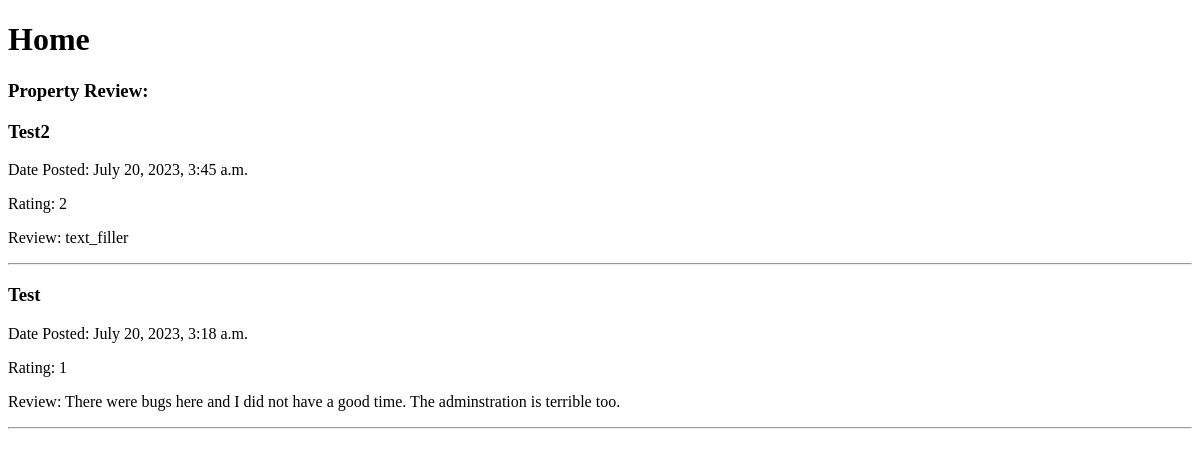
The app's page /, older data.
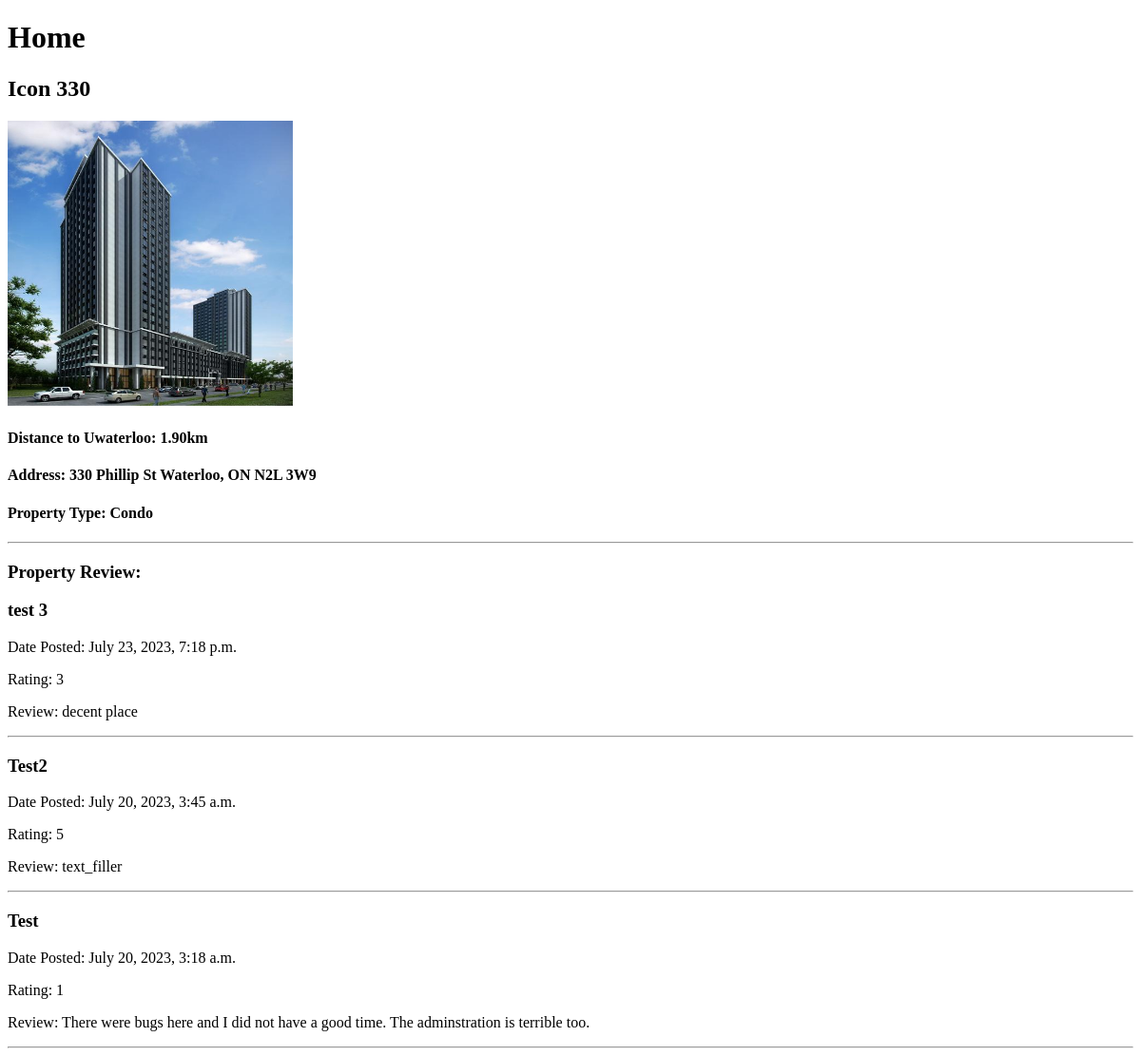
The same page, newer data.
### newapp/models.py (models this page shows)
class Review(models.Model):
    name = models.CharField(max_length=200)
    rating = models.IntegerField(default=1)
    pub_date = models.DateTimeField('date posted')
    text = models.CharField(max_length=200, default= 'text_filler')
    property = models.ForeignKey(Properties, on_delete=models.CASCADE, null=True, default=None)

class Properties(models.Model):
    name = models.CharField(max_length=200)
    picture = models.ImageField(upload_to='property_images/')
    address = models.CharField(max_length=200, default= 'address_filler')
    hchoices = (
    ('a', 'Condo'),
    ('b', 'House'),
    )
    type = models.CharField(max_length=1, choices=hchoices, default= 'a')
    distance = models.DecimalField(decimal_places= 2, max_digits= 5, default=1.00)

### newapp/views.py (the view)
# urls.py: 2. Add a URL to urlpatterns:  path('', views.home, name='home')
def home(request):
    latest_reviews = Review.objects.order_by('-pub_date')
    try:
        property = Properties.objects.first()
    except Properties.DoesNotExist:
        property = None
    return render(request, 'home.html', {'latest_reviews': latest_reviews, 'property': property})
    review = Review.objects.all()
    output = "<br>".join([each_review.review_text for each_review in review])
    return HttpResponse(output)

### newapp/templates/home.html (shortened to what this page needs)
<!DOCTYPE html>
<html>
<head>
</head>
<body>
    <h1>Home</h1>
    {% if property %}
        <h2>{{ property.name }}</h2>
        <img src="{{ property.picture.url }}" alt="{{ property.name }} Image" width="300" height="300">
        <h4>Distance to Uwaterloo: {{ property.distance }}km</h4>
        <h4>Address: {{ property.address }}</h4>
        <h4>Property Type: {{ property.get_type_display }}</h4>
        <hr>
        {% endif %}
    <h3>Property Review:</h3>
    {% for review in latest_reviews %}
        <h3>{{ review.name }}</h3>
        <p>Date Posted: {{ review.pub_date }}</p>
        <p>Rating: {{ review.rating }}</p>
        <p>Review: {{ review.text }}</p>
        <hr>
    {% endfor %}
</body>
</html>

Row changes from the older to the newer data that the page shows:
added Properties: name "Icon 330", picture (picture), distance "1.90", address "330 Phillip St Waterloo, ON N2L 3W9", type "Condo"
added Review: name "test 3", pub_date "July 23, 2023, 7:18 p.m.", rating "3", text "decent place"
changed Review "Test2": rating "2" → "5"
Text that changed along with them:
text now shown: "Distance to Uwaterloo: km Address: Property Type:"
